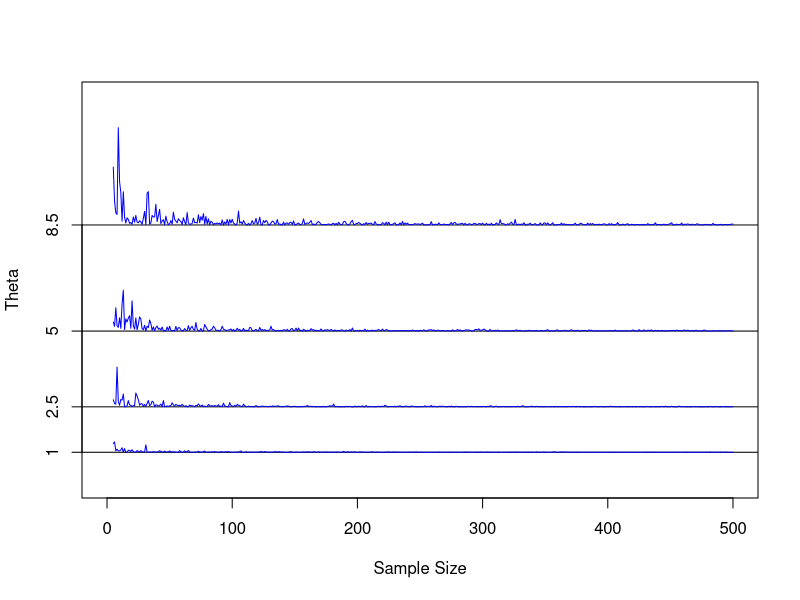

This chart was generated by the following R code:
# Define the inverse of the RV's CDF
cdf_inv =  function(x, theta){((0 < x & x < 1)*(theta/(1-x))) + 0}

# Define the values of theta
thetas = c(1, 2.5, 5, 8.5)

# Create the sequence of sample sizes
lower_n = 5
upper_n = 500
sample_sizes = seq(lower_n, upper_n, length.out = upper_n - lower_n + 1)

# Define number of rows and columns
m = length(thetas)
n = length(sample_sizes)

# Initialise storage matrix, each row corresponds to a a value of theta 
# and each column to the MLE estimator for a specific sample size
storage_matrix = matrix(data = 0, nrow = m, ncol = n)

# Set seed
set.seed(24)

# Fill the storage matrix
for (i in 1:m) {
  
  # Get the corresponding value of theta
  theta = thetas[i]
  
  for(j in 1:n) {
    
    # Generate samples of the U(0,1) distribution
    uniform_realisations = runif(sample_sizes[j], 0, 1)
    
    # Convert to realisations of the target distribution
    target_realisations = cdf_inv(uniform_realisations, theta)
    
    # Store the value of the MLE estimator
    storage_matrix[i, j] = min(target_realisations)
    
  }
  
}

# Create an empty plot with the corresponding limits and axis labels
par(mfrow = c(1, 1))
plot(NA, , ylim = c(min(thetas)-1, max(storage_matrix)+1), 
     xlim = c(0, max(upper_n)), ylab = "Theta", 
     xlab = "Sample Size", yaxt = "n")

axis(2, at = thetas, labels = thetas)

for (i in 1:m) {
  
  abline(h = thetas[i])
  lines(sample_sizes, storage_matrix[i,], type = "l", col = "blue")
  
}